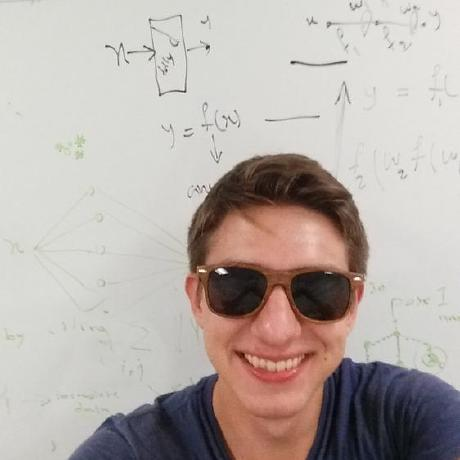
%> input picture xiaobo/image.jpg, 460 x 460 px
$ octave xiaobo.m   (GNU Octave 9; MATLAB toolbox functions it lacks are replaced by stand-ins)
%> lines starting %> are read from the running program, lines starting %| are printed output that depends on the picture
clc;clear;
I=imread('image.jpg');
%> I is the input picture: size 460x460x3 uint8; mean R, G, B 183.6, 174.5, 169.8
imshow(I)

L=3;
w=cell(L+1,1);
w{1}=I;
for scale=2:L+1
    [LL,LH,HL,HH]=dwt2(I,'haar');
    %     size(LL)
    w{scale}=cat(3,LL,LH,HL,HH);
    size(w{scale})
    I=LL;
end
%> this loop made 3 passes
%> pass 1, `[LL,LH,HL,HH]=dwt2(I,'haar');`:
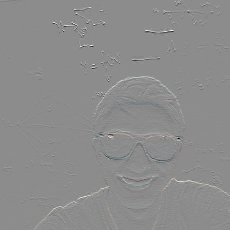
%> LH: size 230x230x3 double; mean R, G, B 0.3, 0.3, 0.3; drawn with min black and max white
%> pass 1, `[LL,LH,HL,HH]=dwt2(I,'haar');`:
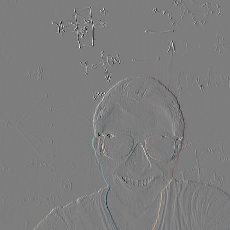
%> HL: size 230x230x3 double; mean R, G, B 0.1, 0, 0.1; drawn with min black and max white
%> pass 1, `[LL,LH,HL,HH]=dwt2(I,'haar');`:
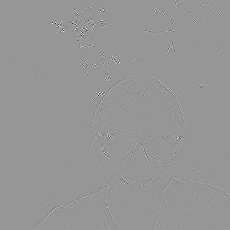
%> HH: size 230x230x3 double; mean R, G, B 0, 0, 0; drawn with min black and max white
%> after the loop, w = 4 items

imshow(mat2gray(HH))
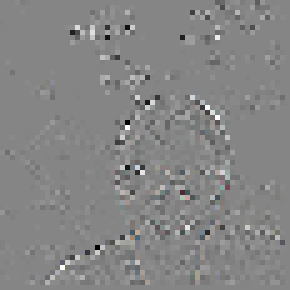
%> displayed picture: size 58x58x3, on the screen's scale of 0 to 255 (shown 5 times larger); mean R, G, B 133.2, 133.2, 133.2

%> (the run ends here)
